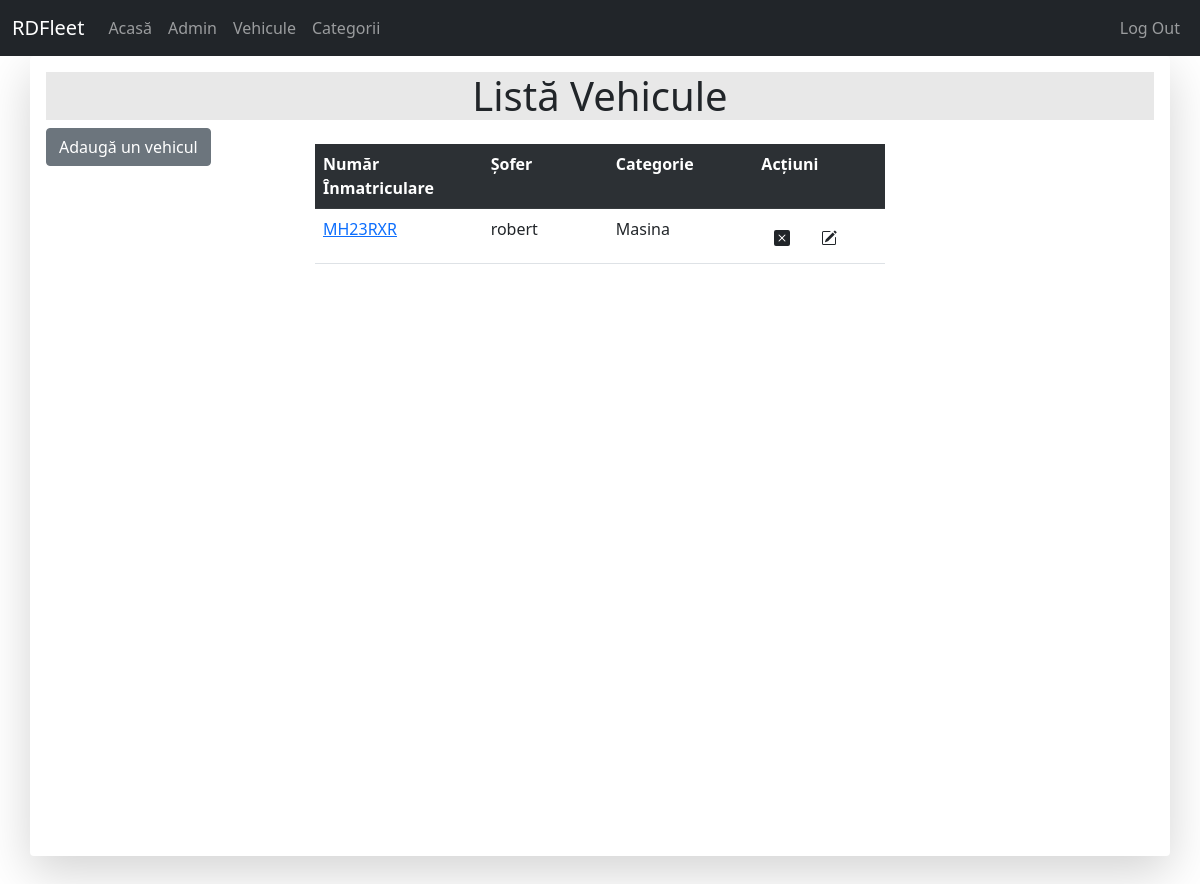
Page /vehicles/vehicle_list/ (signed in) on the earlier database version.
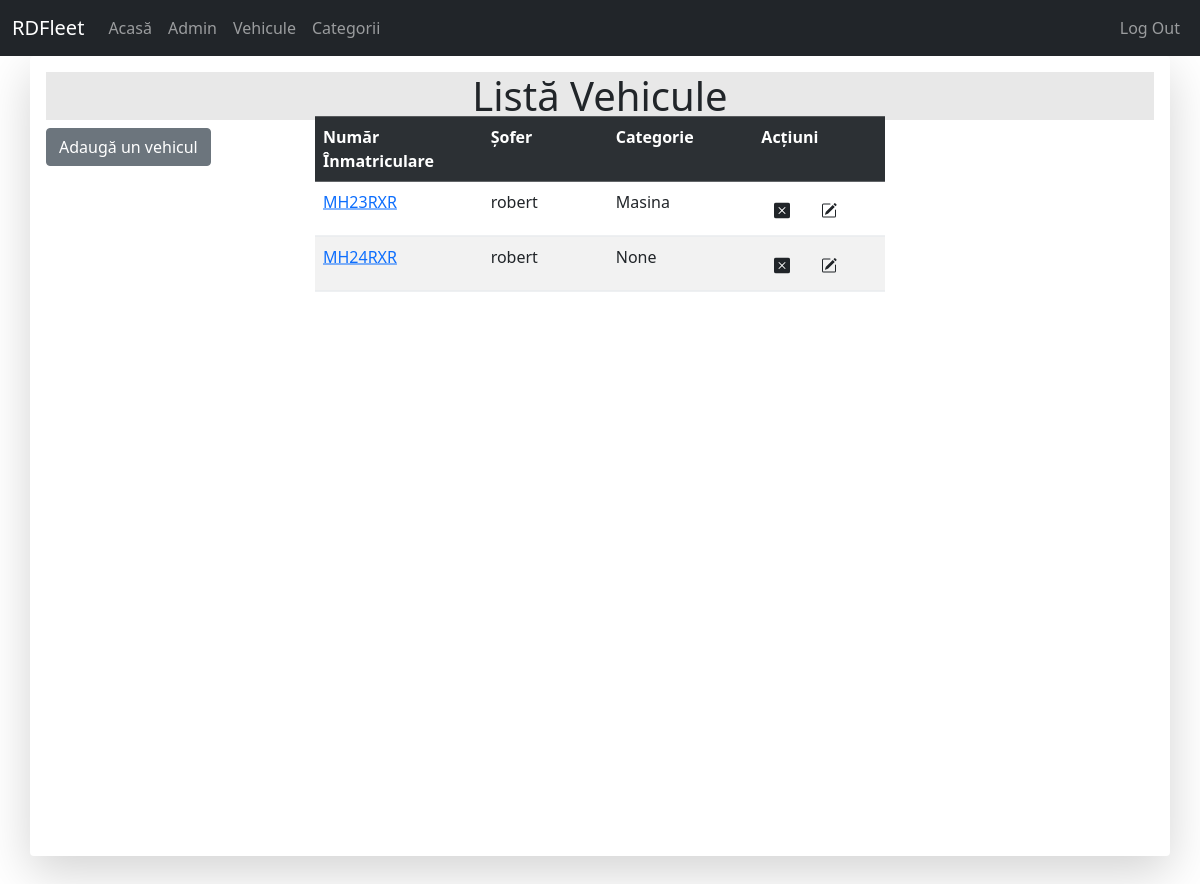
Same page on the later database version.
### vehicles/models.py (models this page shows, shortened)
class Vehicle(models.Model):
	vehicle_plate = models.CharField(max_length = 10, unique = True, verbose_name = "Număr înmatriculare")
	vehicle_odometer = models.PositiveIntegerField(verbose_name = "Kilometraj")
	vehicle_itp = models.DateField(verbose_name = "ITP expiră la")
	vehicle_rca = models.DateField(verbose_name = "RCA expiră la")
	vehicle_last_service = models.PositiveIntegerField(verbose_name = "Ultimul service efectuat KM")
	vehicle_driver = models.ForeignKey(settings.AUTH_USER_MODEL, on_delete=models.SET_NULL, null = True, verbose_name = "Șoferul", blank = True)
	vehicle_category = models.ForeignKey(Category, on_delete=models.SET_NULL, null = True, verbose_name = "Categoria", blank = True)
	def get_absolute_url(self):
		return reverse("vehicle-detail-view", kwargs={"id":self.id})

class Category(models.Model):
	category_name = models.CharField(max_length = 50, unique = True, verbose_name = "Categorie")
	def __str__(self):
		return self.category_name

### vehicles/views.py (the view)
# urls.py: path('vehicle_list/', views.VehicleListView.as_view(), name='vehicle-list'),
class VehicleListView(View):
	template_name = 'vehicles/vehicle_list.html'
	def get_queryset(self):
		return Vehicle.objects.all()
	def get(self, request, *args, **kwargs):
		context = {'vehicle_list':self.get_queryset()}
		return render(request, self.template_name, context)

### vehicles/templates/vehicles/vehicle_list.html (shortened to what this page needs)
{% extends 'base.html' %}
{% block content %}
	<h1 style="background-color: rgb(232, 232, 232); text-align: center;">Listă Vehicule</h1>
	<div class="position-absolute start-50 translate-middle" style="top: 19.5%">
	<table class="table table-striped table-hover">
		<tr scope="row" class="table-dark">
			<th style="width: 250px;">Număr Înmatriculare</th>
			<th style="width: 250px;">Șofer</th>
			<th style="width: 250px;">Categorie</th>
			<th style="width: 250px;">Acțiuni</th>
		</tr>
		<tr scope="row">{% for vehicle in vehicle_list %}
			<td><a href="{{ vehicle.get_absolute_url }}">{{ vehicle.vehicle_plate }}</a></td>
			<td>{{ vehicle.vehicle_driver }}</td>
			<td>{{ vehicle.vehicle_category }}</td>
			<td>
				<a href="{{ vehicle.get_absolute_url }}delete" class="btn">
				</a>
				<a href="{{ vehicle.get_absolute_url}}update" class="btn">
				</a>
			</td>
		</tr>{% endfor %}
	</table>
	</div>
	<a href="{% url 'create-vehicle' %}" class='btn btn-secondary'>Adaugă un vehicul</a>
{% endblock %}

### templates/base.html (shortened to what this page needs)
<!DOCTYPE html>
<html>
<head>
{% load static %}
<link href="https://cdn.jsdelivr.net/npm/bootstrap@5.0.2/dist/css/bootstrap.min.css" rel="stylesheet">
<link rel="stylesheet" href="{% static 'style.css' %}">
</head>
<body>
{% if user.is_authenticated %}
  {% if user.is_superuser %}
    {% include 'navbar_admin.html' %}
  {% else %}
    {% include 'navbar.html' %}
  {% endif %}
  <div class="container position-relative shadow-lg p-3 mb-5 bg-body rounded" style="height: 100vh;">
    {% block content %}
    {% endblock %}
  </div>
{% endif %}
</body>
</html>

### templates/navbar_admin.html (shortened to what this page needs)
<nav class="navbar sticky-top navbar-expand-lg navbar-dark bg-dark ms-auto" style="display: flex; justify-content: flex-end;">
  <div class="container-fluid">
    <a class="navbar-brand" href="/">RDFleet</a>
    <div class="collapse navbar-collapse" id="navbarNavAltMarkup">
      <div class="navbar-nav">
        <a class="nav-link" href="{% url 'home' %}">Acasă</a>
        <a class="nav-link" href="/admin">Admin</a>
        <a class="nav-link" href="{% url 'vehicle-list' %}">Vehicule</a>
        <a class="nav-link" href="{% url 'category-list' %}">Categorii</a>
      </div>
      <div class="navbar-nav ms-auto">
        <a class="nav-link float-right" href="{% url 'logout' %}">Log Out</a>
      </div>
    </div>
  </div>
</nav>

### static/style.css (style rules this page uses)
body { margin:0; height: 100%; }

Differences in the rows shown:
added Vehicle: vehicle_plate "MH24RXR", vehicle_driver "robert", vehicle_category "None"
